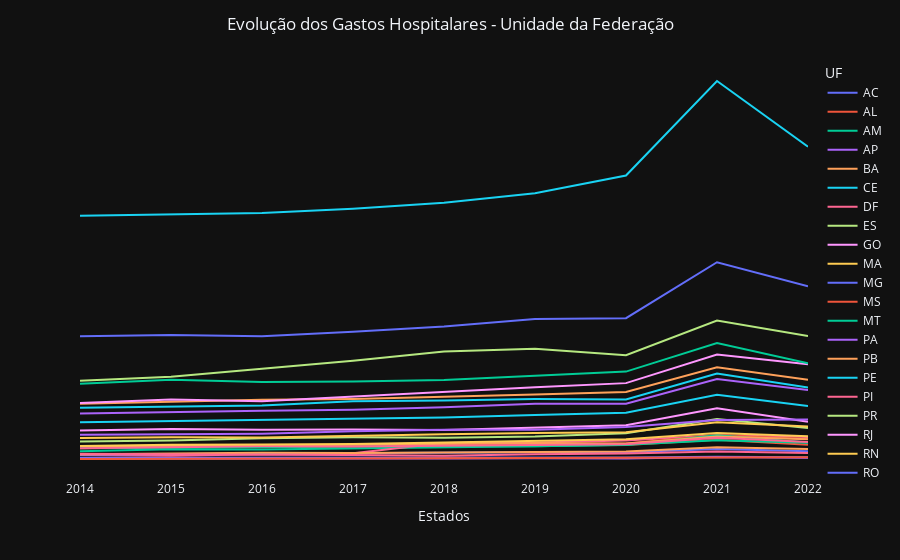

Here is the notebook cell this chart was saved with:
### Code cell
# Criar o gráfico de barras
fig_barr_ano_uf = px.line(
    df, x='ano', y='gastos', color='uf', template='plotly_dark').update_layout(
        barmode='relative', title='Evolução dos Gastos Hospitalares - Unidade da Federação', title_x=0.5).update_layout(
            legend_title_text='UF').update_xaxes(
                title='Estados', showgrid=False).update_yaxes(
                    visible=False, showticklabels=False, showgrid=False)

fig_barr_ano_uf.show()

### Figure 1 — Plotly figure (JSON) as saved in the notebook; plotly's stock layout.template omitted (floating-point values rounded to 4 significant figures)
{"data": [{"hovertemplate": "uf=AC<br>ano=%{x}<br>gastos=%{y}<extra></extra>", "legendgroup": "AC", "line": {"color": "#636efa", "dash": "solid"}, "marker": {"symbol": "circle"}, "mode": "lines", "name": "AC", "orientation": "v", "showlegend": true, "type": "scatter", "x": [2014, 2015, 2016, 2017, 2018, 2019, 2020, 2021, 2022], "xaxis": "x", "y": [36040000.0, 37260000.0, 40490000.0, 37250000.0, 34430000.0, 34710000.0, 40020000.0, 50690000.0, 43380000.0], "yaxis": "y"}, {"hovertemplate": "uf=AL<br>ano=%{x}<br>gastos=%{y}<extra></extra>", "legendgroup": "AL", "line": {"color": "#EF553B", "dash": "solid"}, "marker": {"symbol": "circle"}, "mode": "lines", "name": "AL", "orientation": "v", "showlegend": true, "type": "scatter", "x": [2014, 2015, 2016, 2017, 2018, 2019, 2020, 2021, 2022], "xaxis": "x", "y": [163600000.0, 177800000.0, 177600000.0, 191800000.0, 201000000.0, 204800000.0, 205600000.0, 276900000.0, 211600000.0], "yaxis": "y"}, {"hovertemplate": "uf=AM<br>ano=%{x}<br>gastos=%{y}<extra></extra>", "legendgroup": "AM", "line": {"color": "#00cc96", "dash": "solid"}, "marker": {"symbol": "circle"}, "mode": "lines", "name": "AM", "orientation": "v", "showlegend": true, "type": "scatter", "x": [2014, 2015, 2016, 2017, 2018, 2019, 2020, 2021, 2022], "xaxis": "x", "y": [121900000.0, 151300000.0, 147800000.0, 160800000.0, 175700000.0, 189300000.0, 210300000.0, 270900000.0, 237700000.0], "yaxis": "y"}, {"hovertemplate": "uf=AP<br>ano=%{x}<br>gastos=%{y}<extra></extra>", "legendgroup": "AP", "line": {"color": "#ab63fa", "dash": "solid"}, "marker": {"symbol": "circle"}, "mode": "lines", "name": "AP", "orientation": "v", "showlegend": true, "type": "scatter", "x": [2014, 2015, 2016, 2017, 2018, 2019, 2020, 2021, 2022], "xaxis": "x", "y": [23350000.0, 22050000.0, 21920000.0, 22370000.0, 25840000.0, 29370000.0, 27870000.0, 45570000.0, 35930000.0], "yaxis": "y"}, {"hovertemplate": "uf=BA<br>ano=%{x}<br>gastos=%{y}<extra></extra>", "legendgroup": "BA", "line": {"color": "#FFA15A", "dash": "solid"}, "marker": {"symbol": "circle"}, "mode": "lines", "name": "BA", "orientation": "v", "showlegend": true, "type": "scatter", "x": [2014, 2015, 2016, 2017, 2018, 2019, 2020, 2021, 2022], "xaxis": "x", "y": [757700000.0, 785600000.0, 810100000.0, 821200000.0, 845500000.0, 879700000.0, 914500000.0, 1244000000.0, 1077000000.0], "yaxis": "y"}, {"hovertemplate": "uf=CE<br>ano=%{x}<br>gastos=%{y}<extra></extra>", "legendgroup": "CE", "line": {"color": "#19d3f3", "dash": "solid"}, "marker": {"symbol": "circle"}, "mode": "lines", "name": "CE", "orientation": "v", "showlegend": true, "type": "scatter", "x": [2014, 2015, 2016, 2017, 2018, 2019, 2020, 2021, 2022], "xaxis": "x", "y": [510200000.0, 527100000.0, 540100000.0, 551300000.0, 574000000.0, 607900000.0, 636500000.0, 877800000.0, 726400000.0], "yaxis": "y"}, {"hovertemplate": "uf=DF<br>ano=%{x}<br>gastos=%{y}<extra></extra>", "legendgroup": "DF", "line": {"color": "#FF6692", "dash": "solid"}, "marker": {"symbol": "circle"}, "mode": "lines", "name": "DF", "orientation": "v", "showlegend": true, "type": "scatter", "x": [2014, 2015, 2016, 2017, 2018, 2019, 2020, 2021, 2022], "xaxis": "x", "y": [71630000.0, 64470000.0, 83120000.0, 96640000.0, 233100000.0, 239900000.0, 265400000.0, 338300000.0, 312800000.0], "yaxis": "y"}, {"hovertemplate": "uf=ES<br>ano=%{x}<br>gastos=%{y}<extra></extra>", "legendgroup": "ES", "line": {"color": "#B6E880", "dash": "solid"}, "marker": {"symbol": "circle"}, "mode": "lines", "name": "ES", "orientation": "v", "showlegend": true, "type": "scatter", "x": [2014, 2015, 2016, 2017, 2018, 2019, 2020, 2021, 2022], "xaxis": "x", "y": [253100000.0, 267200000.0, 297000000.0, 309200000.0, 303400000.0, 319900000.0, 364600000.0, 554000000.0, 434500000.0], "yaxis": "y"}, {"hovertemplate": "uf=GO<br>ano=%{x}<br>gastos=%{y}<extra></extra>", "legendgroup": "GO", "line": {"color": "#FF97FF", "dash": "solid"}, "marker": {"symbol": "circle"}, "mode": "lines", "name": "GO", "orientation": "v", "showlegend": true, "type": "scatter", "x": [2014, 2015, 2016, 2017, 2018, 2019, 2020, 2021, 2022], "xaxis": "x", "y": [400900000.0, 420300000.0, 410600000.0, 414600000.0, 407200000.0, 438400000.0, 471900000.0, 697200000.0, 517100000.0], "yaxis": "y"}, {"hovertemplate": "uf=MA<br>ano=%{x}<br>gastos=%{y}<extra></extra>", "legendgroup": "MA", "line": {"color": "#FECB52", "dash": "solid"}, "marker": {"symbol": "circle"}, "mode": "lines", "name": "MA", "orientation": "v", "showlegend": true, "type": "scatter", "x": [2014, 2015, 2016, 2017, 2018, 2019, 2020, 2021, 2022], "xaxis": "x", "y": [301800000.0, 311500000.0, 307500000.0, 333700000.0, 351600000.0, 366400000.0, 375800000.0, 510300000.0, 452500000.0], "yaxis": "y"}, {"hovertemplate": "uf=MG<br>ano=%{x}<br>gastos=%{y}<extra></extra>", "legendgroup": "MG", "line": {"color": "#636efa", "dash": "solid"}, "marker": {"symbol": "circle"}, "mode": "lines", "name": "MG", "orientation": "v", "showlegend": true, "type": "scatter", "x": [2014, 2015, 2016, 2017, 2018, 2019, 2020, 2021, 2022], "xaxis": "x", "y": [1659000000.0, 1675000000.0, 1658000000.0, 1719000000.0, 1790000000.0, 1889000000.0, 1900000000.0, 2647000000.0, 2326000000.0], "yaxis": "y"}, {"hovertemplate": "uf=MS<br>ano=%{x}<br>gastos=%{y}<extra></extra>", "legendgroup": "MS", "line": {"color": "#EF553B", "dash": "solid"}, "marker": {"symbol": "circle"}, "mode": "lines", "name": "MS", "orientation": "v", "showlegend": true, "type": "scatter", "x": [2014, 2015, 2016, 2017, 2018, 2019, 2020, 2021, 2022], "xaxis": "x", "y": [174100000.0, 186400000.0, 191000000.0, 194500000.0, 201900000.0, 218600000.0, 227400000.0, 337100000.0, 285800000.0], "yaxis": "y"}, {"hovertemplate": "uf=MT<br>ano=%{x}<br>gastos=%{y}<extra></extra>", "legendgroup": "MT", "line": {"color": "#00cc96", "dash": "solid"}, "marker": {"symbol": "circle"}, "mode": "lines", "name": "MT", "orientation": "v", "showlegend": true, "type": "scatter", "x": [2014, 2015, 2016, 2017, 2018, 2019, 2020, 2021, 2022], "xaxis": "x", "y": [164700000.0, 173900000.0, 181900000.0, 185900000.0, 190700000.0, 189600000.0, 205300000.0, 336500000.0, 241200000.0], "yaxis": "y"}, {"hovertemplate": "uf=PA<br>ano=%{x}<br>gastos=%{y}<extra></extra>", "legendgroup": "PA", "line": {"color": "#ab63fa", "dash": "solid"}, "marker": {"symbol": "circle"}, "mode": "lines", "name": "PA", "orientation": "v", "showlegend": true, "type": "scatter", "x": [2014, 2015, 2016, 2017, 2018, 2019, 2020, 2021, 2022], "xaxis": "x", "y": [342900000.0, 354000000.0, 357100000.0, 389000000.0, 410200000.0, 410800000.0, 447200000.0, 540400000.0, 545700000.0], "yaxis": "y"}, {"hovertemplate": "uf=PB<br>ano=%{x}<br>gastos=%{y}<extra></extra>", "legendgroup": "PB", "line": {"color": "#FFA15A", "dash": "solid"}, "marker": {"symbol": "circle"}, "mode": "lines", "name": "PB", "orientation": "v", "showlegend": true, "type": "scatter", "x": [2014, 2015, 2016, 2017, 2018, 2019, 2020, 2021, 2022], "xaxis": "x", "y": [194500000.0, 189600000.0, 192800000.0, 208900000.0, 218300000.0, 232200000.0, 227900000.0, 320700000.0, 284000000.0], "yaxis": "y"}, {"hovertemplate": "uf=PE<br>ano=%{x}<br>gastos=%{y}<extra></extra>", "legendgroup": "PE", "line": {"color": "#19d3f3", "dash": "solid"}, "marker": {"symbol": "circle"}, "mode": "lines", "name": "PE", "orientation": "v", "showlegend": true, "type": "scatter", "x": [2014, 2015, 2016, 2017, 2018, 2019, 2020, 2021, 2022], "xaxis": "x", "y": [703527971, 717000000.0, 733200000.0, 792200000.0, 800700000.0, 819700000.0, 815500000.0, 1162000000.0, 975500000.0], "yaxis": "y"}, {"hovertemplate": "uf=PI<br>ano=%{x}<br>gastos=%{y}<extra></extra>", "legendgroup": "PI", "line": {"color": "#FF6692", "dash": "solid"}, "marker": {"symbol": "circle"}, "mode": "lines", "name": "PI", "orientation": "v", "showlegend": true, "type": "scatter", "x": [2014, 2015, 2016, 2017, 2018, 2019, 2020, 2021, 2022], "xaxis": "x", "y": [164800000.0, 174900000.0, 188700000.0, 186600000.0, 195900000.0, 206800000.0, 216300000.0, 302000000.0, 246800000.0], "yaxis": "y"}, {"hovertemplate": "uf=PR<br>ano=%{x}<br>gastos=%{y}<extra></extra>", "legendgroup": "PR", "line": {"color": "#B6E880", "dash": "solid"}, "marker": {"symbol": "circle"}, "mode": "lines", "name": "PR", "orientation": "v", "showlegend": true, "type": "scatter", "x": [2014, 2015, 2016, 2017, 2018, 2019, 2020, 2021, 2022], "xaxis": "x", "y": [1063000000.0, 1117000000.0, 1225000000.0, 1333000000.0, 1454000000.0, 1493000000.0, 1406000000.0, 1868000000.0, 1662000000.0], "yaxis": "y"}, {"hovertemplate": "uf=RJ<br>ano=%{x}<br>gastos=%{y}<extra></extra>", "legendgroup": "RJ", "line": {"color": "#FF97FF", "dash": "solid"}, "marker": {"symbol": "circle"}, "mode": "lines", "name": "RJ", "orientation": "v", "showlegend": true, "type": "scatter", "x": [2014, 2015, 2016, 2017, 2018, 2019, 2020, 2021, 2022], "xaxis": "x", "y": [766000000.0, 814700000.0, 790300000.0, 853500000.0, 918100000.0, 976900000.0, 1033000000.0, 1414000000.0, 1285000000.0], "yaxis": "y"}, {"hovertemplate": "uf=RN<br>ano=%{x}<br>gastos=%{y}<extra></extra>", "legendgroup": "RN", "line": {"color": "#FECB52", "dash": "solid"}, "marker": {"symbol": "circle"}, "mode": "lines", "name": "RN", "orientation": "v", "showlegend": true, "type": "scatter", "x": [2014, 2015, 2016, 2017, 2018, 2019, 2020, 2021, 2022], "xaxis": "x", "y": [193200000.0, 210900000.0, 212900000.0, 218400000.0, 240900000.0, 266700000.0, 283200000.0, 365500000.0, 323600000.0], "yaxis": "y"}, {"hovertemplate": "uf=RO<br>ano=%{x}<br>gastos=%{y}<extra></extra>", "legendgroup": "RO", "line": {"color": "#636efa", "dash": "solid"}, "marker": {"symbol": "circle"}, "mode": "lines", "name": "RO", "orientation": "v", "showlegend": true, "type": "scatter", "x": [2014, 2015, 2016, 2017, 2018, 2019, 2020, 2021, 2022], "xaxis": "x", "y": [79100000.0, 86160000.0, 91960000.0, 95260000.0, 102100000.0, 109100000.0, 110000000.0, 154245547, 124800000.0], "yaxis": "y"}, {"hovertemplate": "uf=RR<br>ano=%{x}<br>gastos=%{y}<extra></extra>", "legendgroup": "RR", "line": {"color": "#EF553B", "dash": "solid"}, "marker": {"symbol": "circle"}, "mode": "lines", "name": "RR", "orientation": "v", "showlegend": true, "type": "scatter", "x": [2014, 2015, 2016, 2017, 2018, 2019, 2020, 2021, 2022], "xaxis": "x", "y": [19760000.0, 24560000.0, 29130000.0, 31340000.0, 33850000.0, 34320000.0, 36870000.0, 43780000.0, 43560000.0], "yaxis": "y"}, {"hovertemplate": "uf=RS<br>ano=%{x}<br>gastos=%{y}<extra></extra>", "legendgroup": "RS", "line": {"color": "#00cc96", "dash": "solid"}, "marker": {"symbol": "circle"}, "mode": "lines", "name": "RS", "orientation": "v", "showlegend": true, "type": "scatter", "x": [2014, 2015, 2016, 2017, 2018, 2019, 2020, 2021, 2022], "xaxis": "x", "y": [1026000000.0, 1077000000.0, 1047000000.0, 1053000000.0, 1074000000.0, 1132000000.0, 1187000000.0, 1567000000.0, 1298000000.0], "yaxis": "y"}, {"hovertemplate": "uf=SC<br>ano=%{x}<br>gastos=%{y}<extra></extra>", "legendgroup": "SC", "line": {"color": "#ab63fa", "dash": "solid"}, "marker": {"symbol": "circle"}, "mode": "lines", "name": "SC", "orientation": "v", "showlegend": true, "type": "scatter", "x": [2014, 2015, 2016, 2017, 2018, 2019, 2020, 2021, 2022], "xaxis": "x", "y": [626000000.0, 649700000.0, 663900000.0, 676700000.0, 711400000.0, 759200000.0, 758000000.0, 1087000000.0, 939500000.0], "yaxis": "y"}, {"hovertemplate": "uf=SE<br>ano=%{x}<br>gastos=%{y}<extra></extra>", "legendgroup": "SE", "line": {"color": "#FFA15A", "dash": "solid"}, "marker": {"symbol": "circle"}, "mode": "lines", "name": "SE", "orientation": "v", "showlegend": true, "type": "scatter", "x": [2014, 2015, 2016, 2017, 2018, 2019, 2020, 2021, 2022], "xaxis": "x", "y": [83950000.0, 96670000.0, 102300000.0, 99810000.0, 107300000.0, 117500000.0, 120200000.0, 175700000.0, 154400000.0], "yaxis": "y"}, {"hovertemplate": "uf=SP<br>ano=%{x}<br>gastos=%{y}<extra></extra>", "legendgroup": "SP", "line": {"color": "#19d3f3", "dash": "solid"}, "marker": {"symbol": "circle"}, "mode": "lines", "name": "SP", "orientation": "v", "showlegend": true, "type": "scatter", "x": [2014, 2015, 2016, 2017, 2018, 2019, 2020, 2021, 2022], "xaxis": "x", "y": [3268008800, 3285000000.0, 3305000000.0, 3361000000.0, 3442000000.0, 3568000000.0, 3806000000.0, 5068000000.0, 4191000000.0], "yaxis": "y"}, {"hovertemplate": "uf=TO<br>ano=%{x}<br>gastos=%{y}<extra></extra>", "legendgroup": "TO", "line": {"color": "#FF6692", "dash": "solid"}, "marker": {"symbol": "circle"}, "mode": "lines", "name": "TO", "orientation": "v", "showlegend": true, "type": "scatter", "x": [2014, 2015, 2016, 2017, 2018, 2019, 2020, 2021, 2022], "xaxis": "x", "y": [88440000.0, 78230000.0, 78030000.0, 72770000.0, 62980000.0, 82310000.0, 92890000.0, 119200000.0, 99160000.0], "yaxis": "y"}], "layout": {"barmode": "relative", "legend": {"title": {"text": "UF"}, "tracegroupgap": 0}, "margin": {"t": 60}, "title": {"text": "Evolução dos Gastos Hospitalares - Unidade da Federação", "x": 0.5}, "xaxis": {"anchor": "y", "domain": [0, 1], "showgrid": false, "title": {"text": "Estados"}}, "yaxis": {"anchor": "x", "domain": [0, 1], "showgrid": false, "showticklabels": false, "title": {"text": "gastos"}, "visible": false}}}
